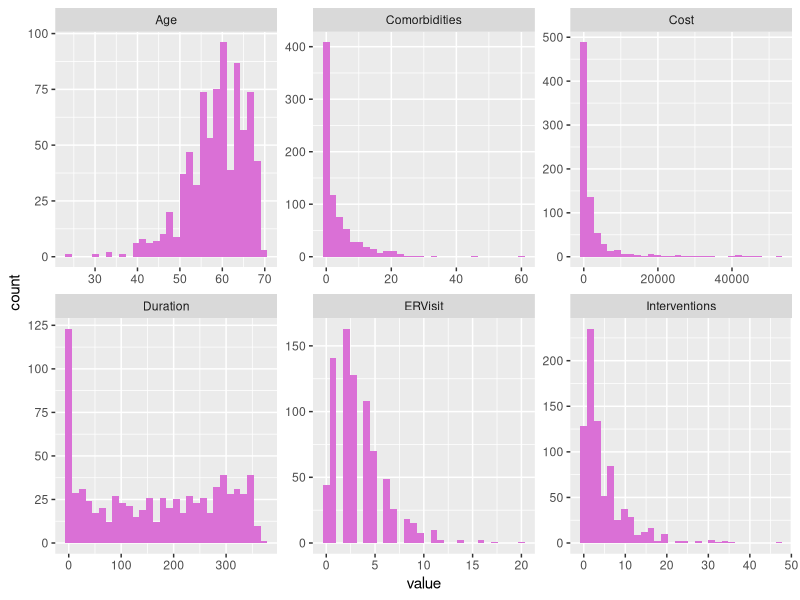
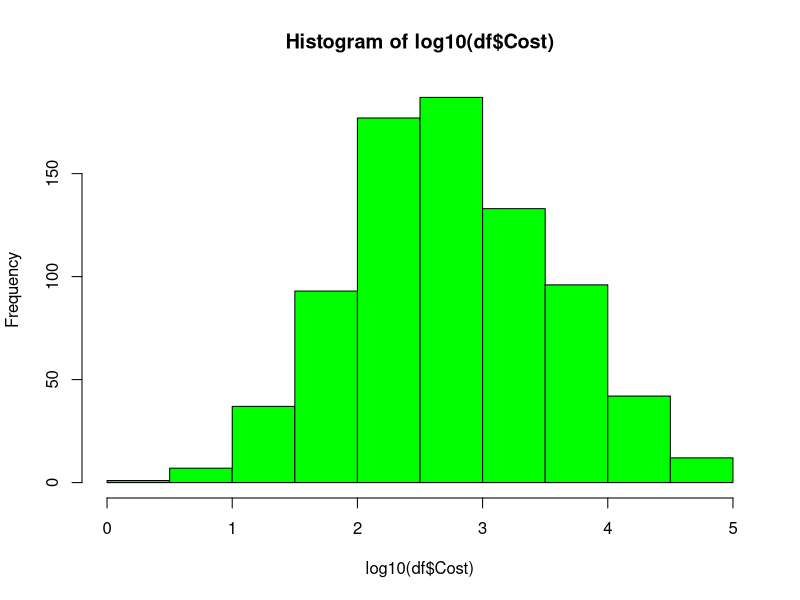
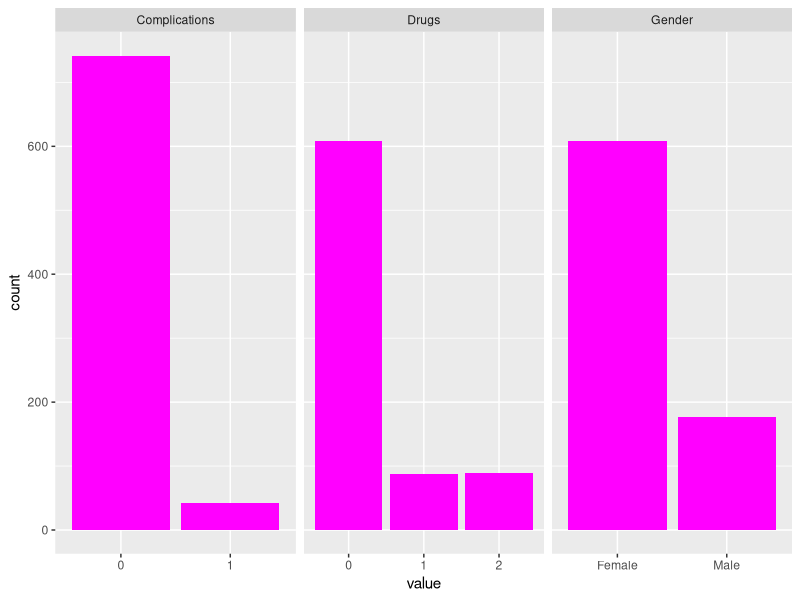
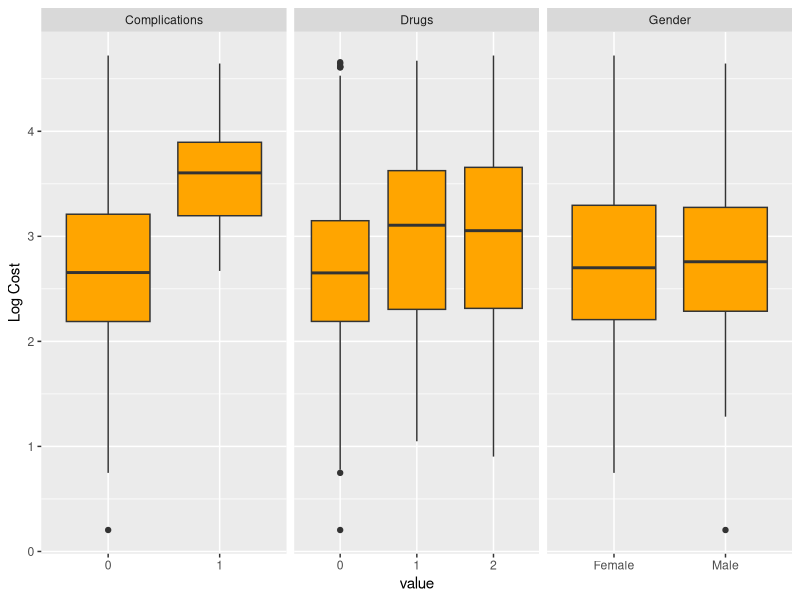
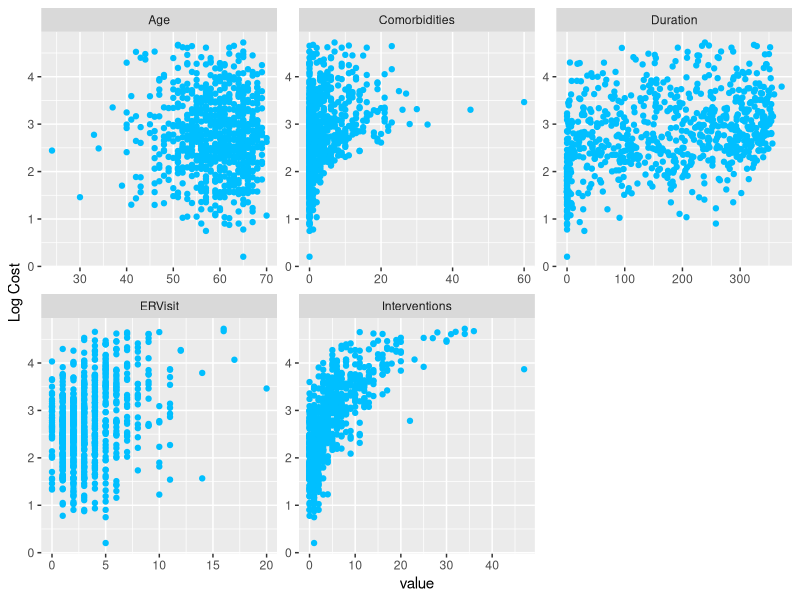
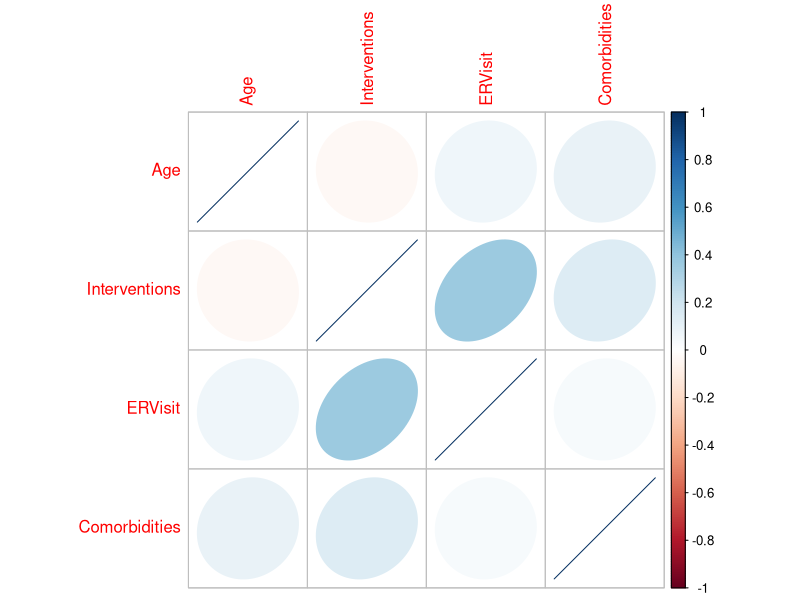

Reproduce these figures in R, in order.
## ---- chunk 1
# FILL ME IN
getwd() #check working directory
df <- read.csv("heart_disease.csv")
head(df) #show headers + 6 rows
dim(df)
## ---- chunk 2
# FILL ME IN
summary(df)
#summarize(df)
## ---- chunk 3
# FILL ME IN
df$Drugs <- factor(df$Drugs)
df$Complications <- factor(df$Complications)
summary(df)
## ---- chunk 4
suppressMessages(library(tidyverse))

# FILL ME IN
df <- select(df,-id)
head(df)
## ---- chunk 5
# FILL ME IN
df %>% select(.,-Gender,-Drugs,-Complications) %>% gather(.) %>% ggplot(.,mapping=aes(x=value))+geom_histogram(fill="orchid",bins=30)+facet_wrap(~key,scales='free')

## ---- chunk 6
# FILL ME IN
hist(log10(df$Cost),col="green")
df %>% filter(.,Cost>0) -> df
df$Cost = log10(df$Cost)
#df %>% select(.,-Gender,-Drugs,-Complications) %>% gather(.) %>% #ggplot(.,mapping=aes(x=value))+geom_histogram(fill="green",bins=30)+facet_wrap(~key,scales='free')

## ---- chunk 7
# FILL ME IN
df %>% select(.,Gender) %>% table(.)
df %>% select(.,Drugs) %>% table(.)
df %>% select(.,Complications) %>% table(.)
#ggplot(data=df,mapping=aes(x=Gender)) + geom_bar(fill="seagreen")
#ggplot(data=df,mapping=aes(x=Drugs)) + geom_bar(fill="seagreen")
#ggplot(data=df,mapping=aes(x=Complications)) + geom_bar(fill="seagreen")
df %>% select(.,Gender,Drugs,Complications) %>% gather(.) %>% ggplot(.,mapping=aes(x=value))+geom_bar(fill="magenta")+facet_wrap(~key,scales='free_x')
## ---- chunk 8
# FILL ME IN
df %>% select(.,Drugs,Complications) %>% gather(.) %>% table(.)
## ---- chunk 9
# FILL ME IN
df %>% select(.,Gender,Drugs,Complications) %>% gather(.) %>% ggplot(.,mapping=aes(x=value,y=rep(df$Cost,3)))+geom_boxplot(fill="orange")+facet_wrap(~key,scales='free_x')+ ylab("Log Cost")
#The presence of Complications and Drugs seem to increase the cost significantly.
## ---- chunk 10
# FILL ME IN
df %>% select(.,-Cost,-Gender,-Drugs,-Complications)%>% gather(.) %>% ggplot(.,mapping=aes(x=value,y=rep(df$Cost,5)))+geom_point(col="deepskyblue")+facet_wrap(~key,scales='free')+ ylab("Log Cost")
## ---- chunk 11
suppressMessages(library(corrplot))
# FILL ME IN
df %>% select(.,-Cost,-Gender,-Drugs,-Complications,-Duration)%>%cor(.)%>%corrplot(.,method="ellipse")
